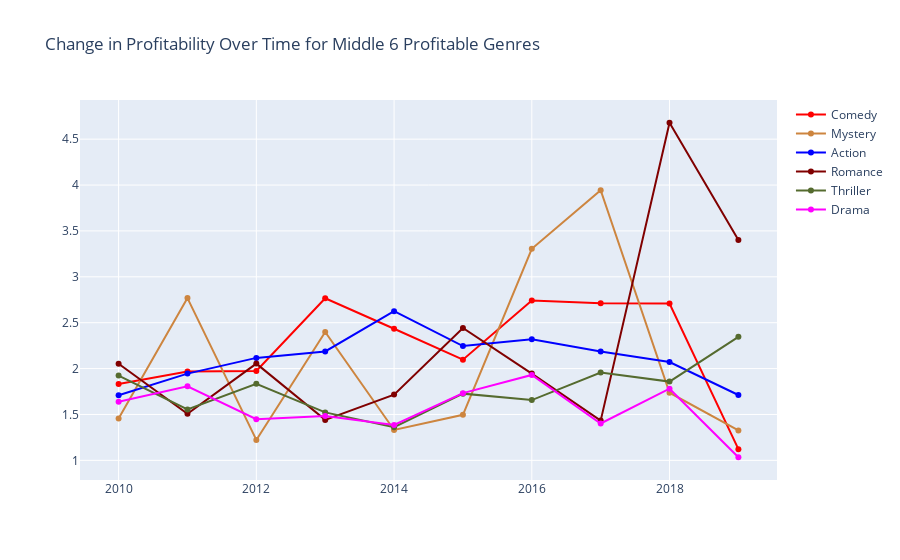

Write notebook code for a chart like this one.
### Markdown cell above
2018 was a great year for horror movies. Of the 24 Horror movies of 2018 contained in our data set, 15 of those had a profitability index greater than 5. Of those 15, 7 of those had a profitability index of 10 or greater! In 2019, horror movie became the most profitable genre of the Top 6 Most Profitable Genres.

### Code cell
# time trend for profitability for the next 5 most profitable genresb
layout2 = {'title' : 'Change in Profitability Over Time for Middle 6 Profitable Genres'}
trace2 = [comedy, mystery, action, romance, thriller, drama]
figure2 = {'data' : trace2, 'layout' : layout2 }

plotly.offline.iplot(figure2)

### Figure 1 — Plotly figure (JSON) as saved in the notebook; plotly's stock layout.template omitted (floating-point values rounded to 4 significant figures)
{"data": [{"marker": {"color": "red"}, "name": "Comedy", "type": "scatter", "x": [2010, 2011, 2012, 2013, 2014, 2015, 2016, 2017, 2018, 2019], "y": [1.832, 1.969, 1.974, 2.767, 2.434, 2.097, 2.743, 2.711, 2.708, 1.122]}, {"marker": {"color": "peru"}, "name": "Mystery", "type": "scatter", "x": [2010, 2011, 2012, 2013, 2014, 2015, 2016, 2017, 2018, 2019], "y": [1.456, 2.768, 1.223, 2.399, 1.331, 1.497, 3.305, 3.944, 1.737, 1.326]}, {"marker": {"color": "blue"}, "name": "Action", "type": "scatter", "x": [2010, 2011, 2012, 2013, 2014, 2015, 2016, 2017, 2018, 2019], "y": [1.709, 1.945, 2.117, 2.187, 2.626, 2.245, 2.32, 2.186, 2.072, 1.712]}, {"marker": {"color": "maroon"}, "name": "Romance", "type": "scatter", "x": [2010, 2011, 2012, 2013, 2014, 2015, 2016, 2017, 2018, 2019], "y": [2.053, 1.508, 2.054, 1.441, 1.716, 2.443, 1.946, 1.433, 4.679, 3.402]}, {"marker": {"color": "darkolivegreen"}, "name": "Thriller", "type": "scatter", "x": [2010, 2011, 2012, 2013, 2014, 2015, 2016, 2017, 2018, 2019], "y": [1.923, 1.554, 1.834, 1.523, 1.361, 1.727, 1.657, 1.956, 1.858, 2.346]}, {"marker": {"color": "fuchsia"}, "name": "Drama", "type": "scatter", "x": [2010, 2011, 2012, 2013, 2014, 2015, 2016, 2017, 2018, 2019], "y": [1.639, 1.807, 1.449, 1.484, 1.386, 1.732, 1.931, 1.402, 1.781, 1.034]}], "layout": {"title": {"text": "Change in Profitability Over Time for Middle 6 Profitable Genres"}}}
